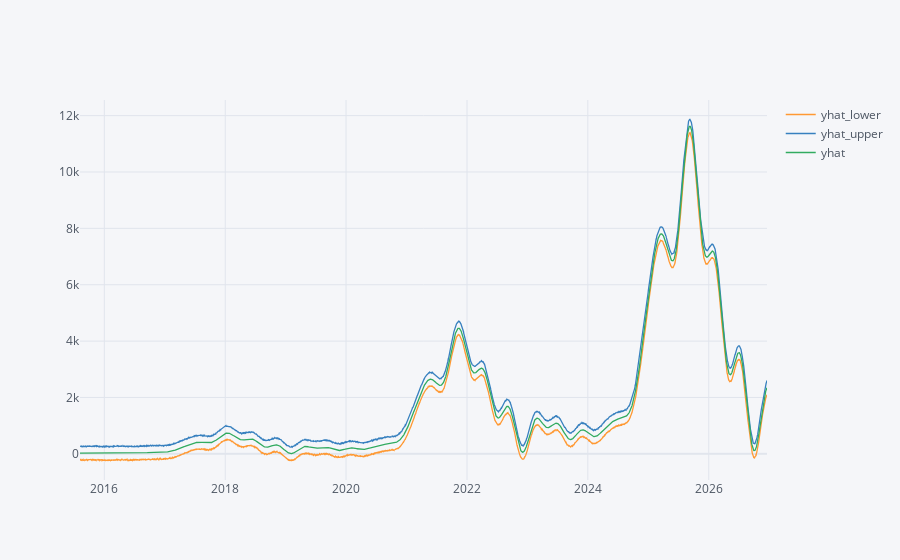

Notebook source saved alongside this figure:
### Code cell
# final plot but with plotly
forecastPlotly = forecast.copy()
forecastPlotly['date'] = pd.to_datetime(forecastPlotly['ds'])
forecastPlotly = forecastPlotly.set_index('date')
forecastPlotly = forecastPlotly.drop(['ds'], axis=1)
forecastPlotly[['yhat_lower','yhat_upper', 'yhat']].iplot()

### Figure 1 — Plotly figure (JSON) as saved in the notebook; plotly's stock layout.template omitted (floating-point values rounded to 4 significant figures; data arrays with more than 128 entries replaced by an {"elided": "..."} marker saying what was removed)
{"data": [{"line": {"color": "rgba(255, 153, 51, 1.0)", "dash": "solid", "shape": "linear", "width": 1.3}, "mode": "lines", "name": "yhat_lower", "text": "", "type": "scatter", "x": {"elided": "4152 str values"}, "y": {"elided": "4152 float values"}}, {"line": {"color": "rgba(55, 128, 191, 1.0)", "dash": "solid", "shape": "linear", "width": 1.3}, "mode": "lines", "name": "yhat_upper", "text": "", "type": "scatter", "x": {"elided": "4152 str values"}, "y": {"elided": "4152 float values"}}, {"line": {"color": "rgba(50, 171, 96, 1.0)", "dash": "solid", "shape": "linear", "width": 1.3}, "mode": "lines", "name": "yhat", "text": "", "type": "scatter", "x": {"elided": "4152 str values"}, "y": {"elided": "4152 float values"}}], "layout": {"legend": {"bgcolor": "#F5F6F9", "font": {"color": "#4D5663"}}, "paper_bgcolor": "#F5F6F9", "plot_bgcolor": "#F5F6F9", "title": {"font": {"color": "#4D5663"}}, "xaxis": {"gridcolor": "#E1E5ED", "showgrid": true, "tickfont": {"color": "#4D5663"}, "title": {"font": {"color": "#4D5663"}, "text": ""}, "zerolinecolor": "#E1E5ED"}, "yaxis": {"gridcolor": "#E1E5ED", "showgrid": true, "tickfont": {"color": "#4D5663"}, "title": {"font": {"color": "#4D5663"}, "text": ""}, "zerolinecolor": "#E1E5ED"}}}
